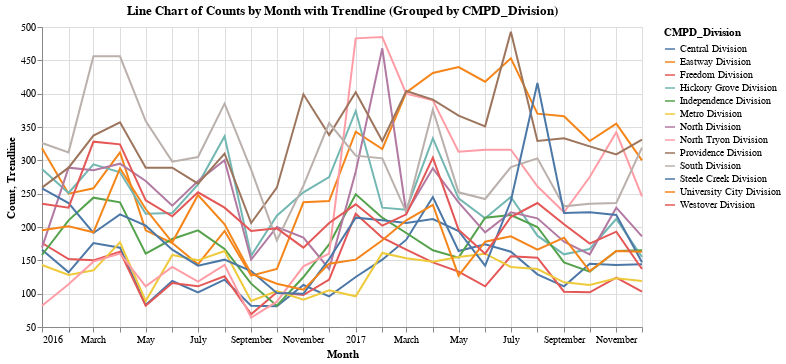

The notebook cell saved with this chart:
### Markdown cell above
Small multiples trends to be less effective when each of the variables are on different scales or magnitudes.

Let's consider instead CMPD traffic stops but by CMPD division. These are more even spread by division than the type of stop.

**Plot** a line chart for stops by `Date` but grouped by Division instead of reason

### Code cell
# Facet plot for division stops
import pandas as pd
import altair as alt
import numpy as np

# Calculate the trendline function
def calculate_trendline(data):
    x = np.arange(len(data))
    y = data["count"]
    coefficients = np.polyfit(x, y, 1)  # Fit a first-degree polynomial (line)
    trendline = np.poly1d(coefficients)
    return trendline(x)

# Load the CSV file into a DataFrame
file_path = "Officer_Traffic_Stops.csv"  # Replace with the actual path to your CSV file
stops = pd.read_csv(file_path)

# Convert 'Month_of_Stop' to datetime format
stops["Month_of_Stop"] = pd.to_datetime(
    stops["Month_of_Stop"], format="%Y-%m-%d", errors="coerce"
)

# Group by month and 'CMPD_Division' without modifying the original field and count occurrences
stops_count = (
    stops.groupby([stops["Month_of_Stop"].dt.to_period("M"), "CMPD_Division"])
    .size()
    .reset_index(name="count")
)

# Calculate the trendline for each 'CMPD_Division'
stops_count["trendline"] = stops_count.groupby("CMPD_Division").apply(calculate_trendline).reset_index(level=0, drop=True)

# Convert 'Month_of_Stop' to string format for Altair plotting
stops_count["Month_of_Stop"] = stops_count["Month_of_Stop"].astype(str)

# Create an Altair line chart for 'CMPD_Division' with adjusted scale
chart = (
    alt.Chart(stops_count)
    .mark_line()
    .encode(
        x=alt.X("Month_of_Stop:T", title="Month"),
        y=alt.Y("count:Q", title="Count", scale=alt.Scale(zero=False)),
        tooltip=["Month_of_Stop:T", "count:Q"],
        color="CMPD_Division:N",
    )
    .properties(
        width=600, height=300, title="Line Chart of Counts by Month with Trendline (Grouped by CMPD_Division)"
    )
)

# Add the trendline to the chart
trendline = (
    alt.Chart(stops_count)
    .mark_line(color="red")
    .encode(
        x=alt.X("Month_of_Stop:T", title="Month"),
        y=alt.Y("trendline:Q", title="Trendline"),
        color="CMPD_Division:N",
    )
)

# Combine the main chart and the trendline chart
final_chart = chart + trendline

# Display the Altair chart with the trendline
final_chart

### Figure 1 — Vega-Lite specification as saved in the notebook (floating-point values rounded to 4 significant figures; data arrays with more than 128 entries replaced by an {"elided": "..."} marker saying what was removed)
{"config": {"view": {"continuousWidth": 300, "continuousHeight": 300}}, "layer": [{"mark": {"type": "line"}, "encoding": {"color": {"field": "CMPD_Division", "type": "nominal"}, "tooltip": [{"field": "Month_of_Stop", "type": "temporal"}, {"field": "count", "type": "quantitative"}], "x": {"field": "Month_of_Stop", "title": "Month", "type": "temporal"}, "y": {"field": "count", "scale": {"zero": false}, "title": "Count", "type": "quantitative"}}, "title": "Line Chart of Counts by Month with Trendline (Grouped by CMPD_Division)"}, {"mark": {"type": "line", "color": "red"}, "encoding": {"color": {"field": "CMPD_Division", "type": "nominal"}, "x": {"field": "Month_of_Stop", "title": "Month", "type": "temporal"}, "y": {"field": "trendline", "title": "Trendline", "type": "quantitative"}}}], "data": {"name": "data-7a284d8f8244e98436dbfde9a5d94732"}, "height": 300, "width": 600, "$schema": "https://vega.github.io/schema/vega-lite/v5.14.1.json", "datasets": {"data-7a284d8f8244e98436dbfde9a5d94732": {"elided": "312 records"}}}
